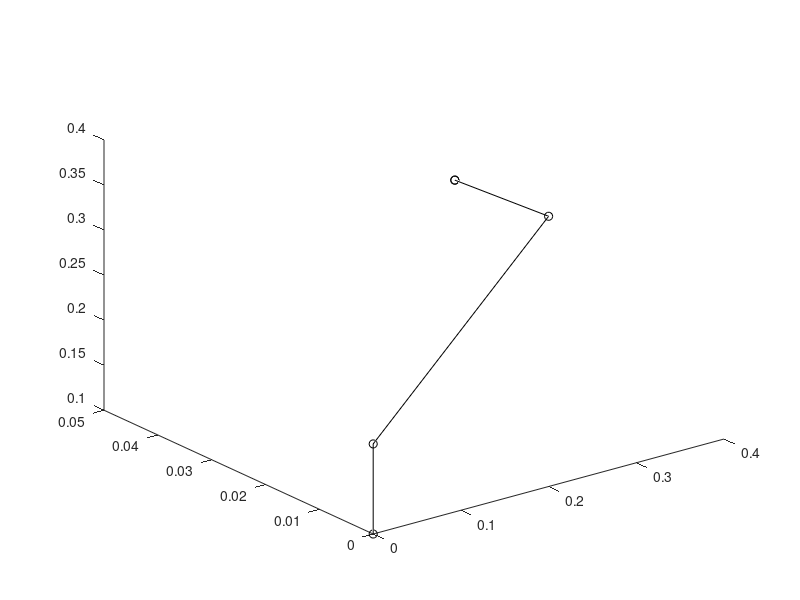

Reproduce this figure in MATLAB. (Note: this script raises an error after producing the figure.)
clear 
close all
clc %limpiar ventana de comandos 
warning('off','MATLAB:hg:EraseModeIgnored')
%% Constantes 
l0 = 0.1;
l1 = 0.1; 
l2 = 0.2; 
l3 = 0.2;
l4 = 0.2;
l5 = 0.15;
%% Variables 
t1 = 0*pi/180; 
t2 = 0*pi/180; 
t3 = -90*pi/180; 
d3 = 0.05;
%% Transformacion de 1 en 0 
R10 = [ cos(t1) -sin(t1) 0; %Matriz de rotacion 
        sin(t1) cos(t1)  0;
        0           0    1];
P10 = [0 0 l0]'; % Punto de origen de 1 en 0 (filas, columnas)
T10 = [R10  P10; %matriz de transformacion 
       0 0 0 1];  
%% Transformacion de 2 en 1 
R21 = [ cos(t2) 0 -sin(t2); %Matriz de rotacion 
        0       1      0 ;
       sin(t2)  0  cos(t2)];
P21 = [0 0 l1]'; % Punto de origen 
T21 = [R21  P21; %matriz de transformacion 
       0 0 0 1];  
T20 = T10*T21; 
P20 = T20*[0 0 0 1]'; 
P20 = P20(1:3);
%% Transformacion de 3 en 2 
R32 = [ cos(t3) 0 -sin(t3) ; %Matriz de rotacion 
          0     1     0;
        sin(t3) 0  cos(t3)];
P32 = [l4 0 l2]'; % Punto de origen 
T32 = [R32 P32; %matriz de transformacion 
       0 0 0 1];  
T30 = T10*T21*T32; 
P30 = T30*[0 0 0 1]'; 
P30 = P30(1:3);
%% Transformacion de 4 en 3 
R43 = [ 1 0 0 ; %Matriz de rotacion 
        0 1 0;
        0 0 1];
P43 = [l5 d3 l3]'; % Punto de origen 
T43 = [R43 P43; %matriz de transformacion 
       0 0 0 1];  
T40 = T10*T21*T32*T43;
P40 = T40*[0 0 0 1]'; 
P40 = P40(1:3);
 
%% Efector final en O 
T40 = T10*T21*T32*T43; 
P40 = T40*[0 0 0 1]';
P40 = P40(1:3); %Origen de 4 en 0 
 
EF0 = P40(1:3); %Efector final 
%% Grafica 
B = [P10 P20 P30 P40 EF0]; 
T00 = eye(4,4); 
plot3(B(1,:), B(2,:), B(3,:),'o-k'); 
hold on 
frame (T00,'k',0.15);
frame (T10,'b', 0.1); frame (T20,'r', 0.1); frame(T30,'g',0.1); frame(T40,'y',0.1);
grid on;
axis equal; %%dibujar ejes con la misma escala